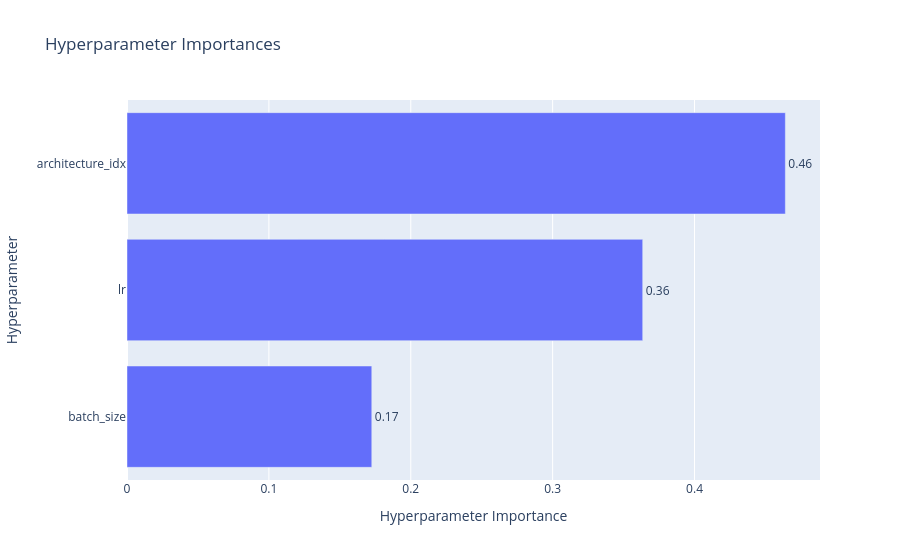

This figure's notebook cell:
### Markdown cell above
### 3.4 Visualizar histórico da busca

### Code cell
optuna_vis.plot_param_importances(study)

### Figure 1 — Plotly figure (JSON) as saved in the notebook; plotly's stock layout.template omitted (floating-point values rounded to 4 significant figures)
{"data": [{"cliponaxis": false, "hovertemplate": ["batch_size (CategoricalDistribution): 0.1725219929150683<extra></extra>", "lr (FloatDistribution): 0.3634738300844151<extra></extra>", "architecture_idx (IntDistribution): 0.4640041770005166<extra></extra>"], "name": "Objective Value", "orientation": "h", "text": ["0.17", "0.36", "0.46"], "textposition": "outside", "type": "bar", "x": [0.1725, 0.3635, 0.464], "y": ["batch_size", "lr", "architecture_idx"]}], "layout": {"title": {"text": "Hyperparameter Importances"}, "xaxis": {"title": {"text": "Hyperparameter Importance"}}, "yaxis": {"title": {"text": "Hyperparameter"}}}}
